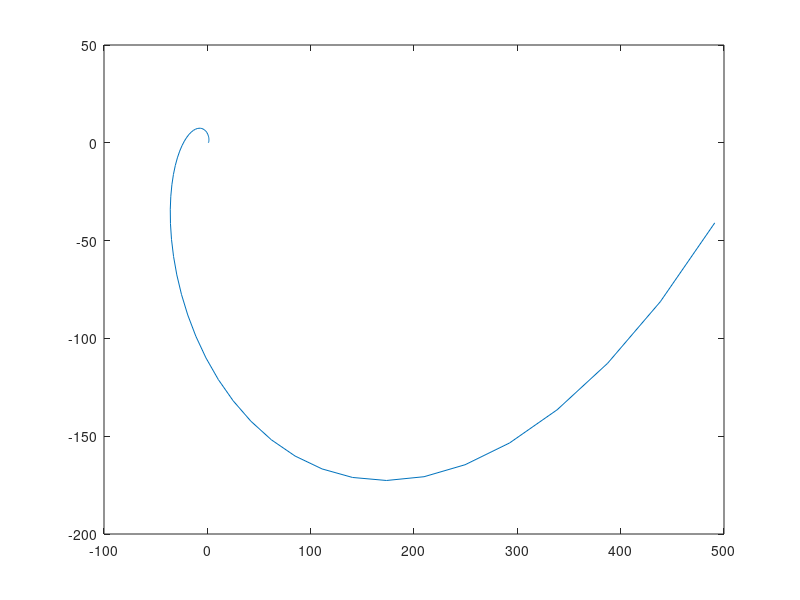

MATLAB code to generate this figure:
% Jonathan Kosir
% Homework for ECE 302 Matlab and its engineering applications
% Problem 7.3
% 1/5/18
% Quick Log Spiral
%-------------------------------------------------------------------------

% Make some variables
spiralNum =  [0:0.1:(2*pi)];

% Create x and y values
eNum = exp(spiralNum);
sinNum = sin(spiralNum);
yVal = eNum.*sinNum;
cosNum = cos(spiralNum);
xVal = cosNum .* eNum;

% Plot
plot(xVal,yVal)